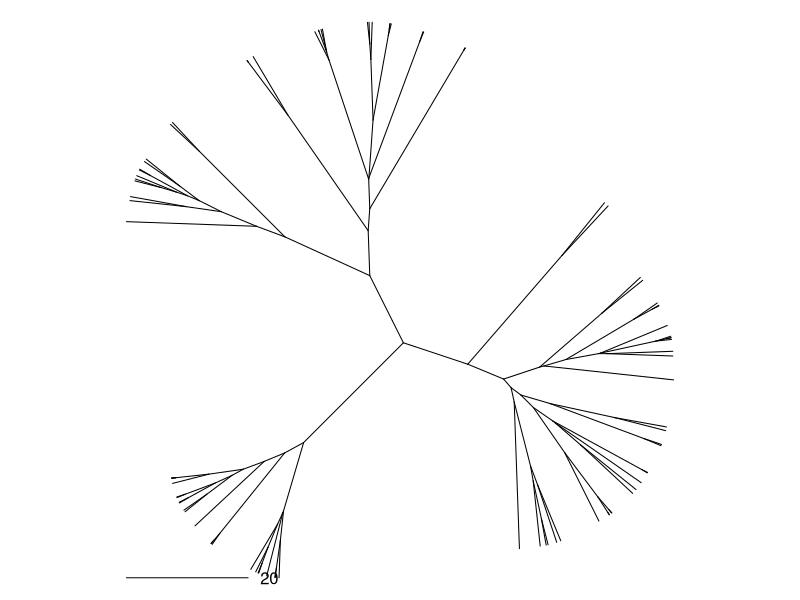

Here is the R script that generated this plot:
library("ape")
#library("apTreeshape")

pdf('rlineage.pdf')

# Use birth-death model to generate tree
t <- rbdtree(0.1, 0.025)

# Use splitting probabilities proprtional to the size of the clade
# Source: Emmanuel Paradis / Analysis of Phylogenetics and Evolution with R (2nd Edition), Section 7.1, p. 319.
#Q <- function(n,i) if (i > 0 && i < n) n else 0
#t <- rtreeshape(n=1, tip.number=120, FUN = Q)
#plot.treeshape(t[[1]], show.tip.label=FALSE)

x <- rTraitCont(t, model="BM", sigma=0.01, alpha=1, theta=0, ancestor=FALSE, root.value=0.5)
x

#plot(t, show.tip.label=FALSE); axisPhylo()
plot(t, type="u", show.tip.label=FALSE, no.margin=TRUE)
add.scale.bar()

dev.off()
